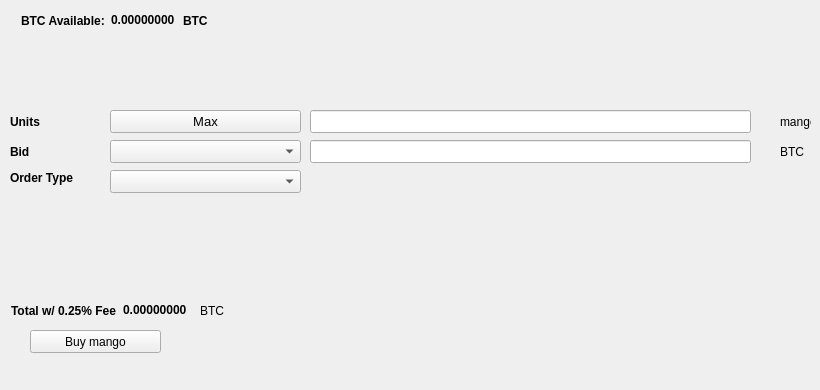
   <widget class="QWidget" name="BuyTab">
    <attribute name="title">
     <string>Buy</string>
    </attribute>
    <widget class="QPushButton" name="Buymango">
     <property name="geometry">
      <rect>
       <x>30</x>
       <y>330</y>
       <width>131</width>
       <height>23</height>
      </rect>
     </property>
     <property name="text">
      <string>Buy mango</string>
     </property>
     <property name="icon">
      <iconset resource="../mango.qrc">
       <normaloff>:/icons/bitcoin</normaloff>:/icons/bitcoin</iconset>
     </property>
    </widget>
    <widget class="QLabel" name="label_3">
     <property name="geometry">
      <rect>
       <x>10</x>
       <y>110</y>
       <width>46</width>
       <height>23</height>
      </rect>
     </property>
     <property name="font">
      <font>
       <weight>75</weight>
       <bold>true</bold>
      </font>
     </property>
     <property name="text">
      <string>Units</string>
     </property>
    </widget>
    <widget class="QLineEdit" name="UnitsInput">
     <property name="geometry">
      <rect>
       <x>310</x>
       <y>110</y>
       <width>441</width>
       <height>23</height>
      </rect>
     </property>
     <property name="font">
      <font>
       <pointsize>9</pointsize>
       <weight>75</weight>
       <bold>true</bold>
      </font>
     </property>
    </widget>
    <widget class="QLineEdit" name="BuyBidPriceEdit">
     <property name="geometry">
      <rect>
       <x>310</x>
       <y>140</y>
       <width>441</width>
       <height>23</height>
      </rect>
     </property>
     <property name="font">
      <font>
       <pointsize>9</pointsize>
       <weight>75</weight>
       <bold>true</bold>
      </font>
     </property>
    </widget>
    <widget class="QLabel" name="label_4">
     <property name="geometry">
      <rect>
       <x>780</x>
       <y>110</y>
       <width>31</width>
       <height>23</height>
      </rect>
     </property>
     <property name="text">
      <string>mango</string>
     </property>
    </widget>
    <widget class="QLabel" name="label_5">
     <property name="geometry">
      <rect>
       <x>780</x>
       <y>140</y>
       <width>31</width>
       <height>23</height>
      </rect>
     </property>
     <property name="text">
      <string>BTC</string>
     </property>
    </widget>
    <widget class="QLabel" name="label_6">
     <property name="geometry">
      <rect>
       <x>10</x>
       <y>140</y>
       <width>46</width>
       <height>23</height>
      </rect>
     </property>
     <property name="font">
      <font>
       <weight>75</weight>
       <bold>true</bold>
      </font>
     </property>
     <property name="text">
      <string>Bid</string>
     </property>
    </widget>
    <widget class="QLabel" name="label_7">
     <property name="geometry">
      <rect>
       <x>10</x>
       <y>170</y>
       <width>91</width>
       <height>16</height>
      </rect>
     </property>
     <property name="font">
      <font>
       <weight>75</weight>
       <bold>true</bold>
      </font>
     </property>
     <property name="text">
      <string>Order Type</string>
     </property>
    </widget>
    <widget class="QPushButton" name="Buy_Max_Amount">
     <property name="geometry">
      <rect>
       <x>110</x>
       <y>110</y>
       <width>191</width>
       <height>23</height>
      </rect>
     </property>
     <property name="font">
      <font>
       <pointsize>10</pointsize>
      </font>
     </property>
     <property name="text">
      <string>Max</string>
     </property>
    </widget>
    <widget class="QComboBox" name="BuyBidcomboBox">
     <property name="geometry">
      <rect>
       <x>110</x>
       <y>140</y>
       <width>191</width>
       <height>23</height>
      </rect>
     </property>
     <property name="font">
      <font>
       <pointsize>10</pointsize>
      </font>
     </property>
    </widget>
    <widget class="QComboBox" name="buyOrdertypeCombo">
     <property name="geometry">
      <rect>
       <x>110</x>
       <y>170</y>
       <width>191</width>
       <height>23</height>
      </rect>
     </property>
     <property name="font">
      <font>
       <pointsize>10</pointsize>
      </font>
     </property>
    </widget>
    <widget class="QWidget" name="layoutWidget1">
     <property name="geometry">
      <rect>
       <x>21</x>
       <y>11</y>
       <width>227</width>
       <height>19</height>
      </rect>
     </property>
     <layout class="QHBoxLayout" name="horizontalLayout_3">
      <item>
       <widget class="QLabel" name="label232">
        <property name="font">
         <font>
          <weight>75</weight>
          <bold>true</bold>
         </font>
        </property>
        <property name="text">
         <string>BTC Available:</string>
        </property>
       </widget>
      </item>
      <item>
       <widget class="QLabel" name="BtcAvailableLbl">
        <property name="palette">
         <palette>
          <active>
           <colorrole role="WindowText">
            <brush brushstyle="SolidPattern">
             <color alpha="255">
              <red>0</red>
              <green>0</green>
              <blue>0</blue>
             </color>
            </brush>
           </colorrole>
           <colorrole role="Button">
            <brush brushstyle="SolidPattern">
             <color alpha="255">
              <red>0</red>
              <green>170</green>
              <blue>0</blue>
             </color>
            </brush>
           </colorrole>
           <colorrole role="Light">
            <brush brushstyle="SolidPattern">
             <color alpha="255">
              <red>0</red>
              <green>255</green>
              <blue>0</blue>
             </color>
            </brush>
           </colorrole>
           <colorrole role="Midlight">
            <brush brushstyle="SolidPattern">
             <color alpha="255">
              <red>0</red>
              <green>212</green>
              <blue>0</blue>
             </color>
            </brush>
           </colorrole>
           <colorrole role="Dark">
            <brush brushstyle="SolidPattern">
             <color alpha="255">
              <red>0</red>
              <green>85</green>
              <blue>0</blue>
             </color>
            </brush>
           </colorrole>
           <colorrole role="Mid">
            <brush brushstyle="SolidPattern">
             <color alpha="255">
              <red>0</red>
              <green>113</green>
              <blue>0</blue>
             </color>
            </brush>
           </colorrole>
           <colorrole role="Text">
            <brush brushstyle="SolidPattern">
             <color alpha="255">
              <red>0</red>
              <green>170</green>
              <blue>0</blue>
             </color>
            </brush>
           </colorrole>
           <colorrole role="BrightText">
            <brush brushstyle="SolidPattern">
             <color alpha="255">
              <red>255</red>
              <green>255</green>
              <blue>255</blue>
             </color>
            </brush>
           </colorrole>
           <colorrole role="ButtonText">
            <brush brushstyle="SolidPattern">
             <color alpha="255">
              <red>0</red>
              <green>0</green>
              <blue>0</blue>
             </color>
            </brush>
           </colorrole>
           <colorrole role="Base">
            <brush brushstyle="SolidPattern">
             <color alpha="255">
              <red>255</red>
              <green>255</green>
              <blue>255</blue>
             </color>
            </brush>
           </colorrole>
           <colorrole role="Window">
            <brush brushstyle="SolidPattern">
             <color alpha="255">
              <red>0</red>
              <green>170</green>
              <blue>0</blue>
             </color>
            </brush>
           </colorrole>
           <colorrole role="Shadow">
            <brush brushstyle="SolidPattern">
             <color alpha="255">
              <red>0</red>
              <green>0</green>
              <blue>0</blue>
             </color>
            </brush>
           </colorrole>
           <colorrole role="AlternateBase">
            <brush brushstyle="SolidPattern">
             <color alpha="255">
              <red>127</red>
              <green>212</green>
              <blue>127</blue>
             </color>
            </brush>
           </colorrole>
           <colorrole role="ToolTipBase">
            <brush brushstyle="SolidPattern">
             <color alpha="255">
              <red>255</red>
              <green>255</green>
              <blue>220</blue>
             </color>
            </brush>
           </colorrole>
           <colorrole role="ToolTipText">
            <brush brushstyle="SolidPattern">
             <color alpha="255">
              <red>0</red>
              <green>0</green>
              <blue>0</blue>
             </color>
            </brush>
           </colorrole>
          </active>
          <inactive>
           <colorrole role="WindowText">
            <brush brushstyle="SolidPattern">
             <color alpha="255">
              <red>0</red>
              <green>0</green>
              <blue>0</blue>
             </color>
            </brush>
           </colorrole>
           <colorrole role="Button">
            <brush brushstyle="SolidPattern">
             <color alpha="255">
              <red>0</red>
              <green>170</green>
              <blue>0</blue>
             </color>
            </brush>
           </colorrole>
           <colorrole role="Light">
            <brush brushstyle="SolidPattern">
             <color alpha="255">
              <red>0</red>
              <green>255</green>
              <blue>0</blue>
             </color>
            </brush>
           </colorrole>
           <colorrole role="Midlight">
            <brush brushstyle="SolidPattern">
             <color alpha="255">
              <red>0</red>
              <green>212</green>
              <blue>0</blue>
             </color>
            </brush>
           </colorrole>
           <colorrole role="Dark">
            <brush brushstyle="SolidPattern">
             <color alpha="255">
              <red>0</red>
              <green>85</green>
              <blue>0</blue>
             </color>
            </brush>
           </colorrole>
           <colorrole role="Mid">
            <brush brushstyle="SolidPattern">
             <color alpha="255">
              <red>0</red>
              <green>113</green>
              <blue>0</blue>
             </color>
            </brush>
           </colorrole>
           <colorrole role="Text">
            <brush brushstyle="SolidPattern">
             <color alpha="255">
              <red>0</red>
              <green>170</green>
              <blue>0</blue>
             </color>
            </brush>
           </colorrole>
           <colorrole role="BrightText">
            <brush brushstyle="SolidPattern">
             <color alpha="255">
              <red>255</red>
              <green>255</green>
              <blue>255</blue>
             </color>
            </brush>
           </colorrole>
           <colorrole role="ButtonText">
            <brush brushstyle="SolidPattern">
             <color alpha="255">
              <red>0</red>
              <green>0</green>
              <blue>0</blue>
             </color>
            </brush>
           </colorrole>
           <colorrole role="Base">
            <brush brushstyle="SolidPattern">
             <color alpha="255">
              <red>255</red>
              <green>255</green>
              <blue>255</blue>
             </color>
            </brush>
           </colorrole>
           <colorrole role="Window">
            <brush brushstyle="SolidPattern">
             <color alpha="255">
              <red>0</red>
              <green>170</green>
              <blue>0</blue>
             </color>
            </brush>
           </colorrole>
           <colorrole role="Shadow">
            <brush brushstyle="SolidPattern">
             <color alpha="255">
              <red>0</red>
              <green>0</green>
              <blue>0</blue>
             </color>
            </brush>
           </colorrole>
           <colorrole role="AlternateBase">
            <brush brushstyle="SolidPattern">
             <color alpha="255">
              <red>127</red>
              <green>212</green>
              <blue>127</blue>
             </color>
            </brush>
           </colorrole>
           <colorrole role="ToolTipBase">
            <brush brushstyle="SolidPattern">
             <color alpha="255">
              <red>255</red>
              <green>255</green>
              <blue>220</blue>
             </color>
            </brush>
           </colorrole>
           <colorrole role="ToolTipText">
            <brush brushstyle="SolidPattern">
             <color alpha="255">
              <red>0</red>
              <green>0</green>
              <blue>0</blue>
             </color>
            </brush>
           </colorrole>
          </inactive>
          <disabled>
           <colorrole role="WindowText">
            <brush brushstyle="SolidPattern">
             <color alpha="255">
              <red>0</red>
              <green>85</green>
              <blue>0</blue>
             </color>
            </brush>
           </colorrole>
           <colorrole role="Button">
            <brush brushstyle="SolidPattern">
             <color alpha="255">
              <red>0</red>
              <green>170</green>
              <blue>0</blue>
             </color>
            </brush>
           </colorrole>
           <colorrole role="Light">
            <brush brushstyle="SolidPattern">
             <color alpha="255">
              <red>0</red>
              <green>255</green>
              <blue>0</blue>
             </color>
            </brush>
           </colorrole>
           <colorrole role="Midlight">
            <brush brushstyle="SolidPattern">
             <color alpha="255">
              <red>0</red>
              <green>212</green>
              <blue>0</blue>
             </color>
            </brush>
           </colorrole>
           <colorrole role="Dark">
            <brush brushstyle="SolidPattern">
             <color alpha="255">
              <red>0</red>
              <green>85</green>
              <blue>0</blue>
             </color>
            </brush>
           </colorrole>
           <colorrole role="Mid">
            <brush brushstyle="SolidPattern">
             <color alpha="255">
              <red>0</red>
              <green>113</green>
              <blue>0</blue>
             </color>
            </brush>
           </colorrole>
           <colorrole role="Text">
            <brush brushstyle="SolidPattern">
             <color alpha="255">
              <red>0</red>
              <green>85</green>
              <blue>0</blue>
             </color>
            </brush>
           </colorrole>
           <colorrole role="BrightText">
            <brush brushstyle="SolidPattern">
             <color alpha="255">
              <red>255</red>
              <green>255</green>
              <blue>255</blue>
             </color>
            </brush>
           </colorrole>
           <colorrole role="ButtonText">
            <brush brushstyle="SolidPattern">
             <color alpha="255">
              <red>0</red>
              <green>85</green>
              <blue>0</blue>
             </color>
            </brush>
           </colorrole>
           <colorrole role="Base">
            <brush brushstyle="SolidPattern">
             <color alpha="255">
              <red>0</red>
              <green>170</green>
              <blue>0</blue>
             </color>
            </brush>
           </colorrole>
           <colorrole role="Window">
            <brush brushstyle="SolidPattern">
             <color alpha="255">
              <red>0</red>
              <green>170</green>
              <blue>0</blue>
             </color>
            </brush>
           </colorrole>
           <colorrole role="Shadow">
            <brush brushstyle="SolidPattern">
             <color alpha="255">
              <red>0</red>
              <green>0</green>
              <blue>0</blue>
             </color>
            </brush>
           </colorrole>
           <colorrole role="AlternateBase">
            <brush brushstyle="SolidPattern">
             <color alpha="255">
              <red>0</red>
              <green>170</green>
              <blue>0</blue>
             </color>
            </brush>
           </colorrole>
           <colorrole role="ToolTipBase">
            <brush brushstyle="SolidPattern">
             <color alpha="255">
              <red>255</red>
              <green>255</green>
              <blue>220</blue>
             </color>
            </brush>
           </colorrole>
           <colorrole role="ToolTipText">
            <brush brushstyle="SolidPattern">
             <color alpha="255">
              <red>0</red>
              <green>0</green>
              <blue>0</blue>
             </color>
            </brush>
           </colorrole>
          </disabled>
         </palette>
        </property>
        <property name="font">
         <font>
          <weight>75</weight>
          <bold>true</bold>
         </font>
        </property>
        <property name="text">
         <string>0.00000000</string>
        </property>
        <property name="textInteractionFlags">
         <set>Qt::LinksAccessibleByMouse|Qt::TextSelectableByKeyboard|Qt::TextSelectableByMouse</set>
        </property>
       </widget>
      </item>
      <item>
       <widget class="QLabel" name="BtcAvailableLbl_2">
        <property name="font">
         <font>
          <weight>75</weight>
          <bold>true</bold>
         </font>
        </property>
        <property name="text">
         <string>BTC</string>
        </property>
       </widget>
      </item>
     </layout>
    </widget>
    <widget class="QWidget" name="layoutWidge2">
     <property name="geometry">
      <rect>
       <x>11</x>
       <y>301</y>
       <width>259</width>
       <height>19</height>
      </rect>
     </property>
     <layout class="QHBoxLayout" name="horizontalLayout_4">
      <item>
       <widget class="QLabel" name="label_9">
        <property name="font">
         <font>
          <weight>75</weight>
          <bold>true</bold>
         </font>
        </property>
        <property name="text">
         <string>Total w/ 0.25% Fee</string>
        </property>
       </widget>
      </item>
      <item>
       <widget class="QLabel" name="BuyCostLabel">
        <property name="palette">
         <palette>
          <active>
           <colorrole role="WindowText">
            <brush brushstyle="SolidPattern">
             <color alpha="255">
              <red>0</red>
              <green>0</green>
              <blue>0</blue>
             </color>
            </brush>
           </colorrole>
           <colorrole role="Button">
            <brush brushstyle="SolidPattern">
             <color alpha="255">
              <red>0</red>
              <green>170</green>
              <blue>0</blue>
             </color>
            </brush>
           </colorrole>
           <colorrole role="Light">
            <brush brushstyle="SolidPattern">
             <color alpha="255">
              <red>0</red>
              <green>255</green>
              <blue>0</blue>
             </color>
            </brush>
           </colorrole>
           <colorrole role="Midlight">
            <brush brushstyle="SolidPattern">
             <color alpha="255">
              <red>0</red>
              <green>212</green>
              <blue>0</blue>
             </color>
            </brush>
           </colorrole>
           <colorrole role="Dark">
            <brush brushstyle="SolidPattern">
             <color alpha="255">
              <red>0</red>
              <green>85</green>
              <blue>0</blue>
             </color>
            </brush>
           </colorrole>
           <colorrole role="Mid">
            <brush brushstyle="SolidPattern">
             <color alpha="255">
              <red>0</red>
              <green>113</green>
              <blue>0</blue>
             </color>
            </brush>
           </colorrole>
           <colorrole role="Text">
            <brush brushstyle="SolidPattern">
             <color alpha="255">
              <red>0</red>
              <green>170</green>
              <blue>0</blue>
             </color>
            </brush>
           </colorrole>
           <colorrole role="BrightText">
            <brush brushstyle="SolidPattern">
             <color alpha="255">
              <red>255</red>
              <green>255</green>
              <blue>255</blue>
             </color>
            </brush>
           </colorrole>
           <colorrole role="ButtonText">
            <brush brushstyle="SolidPattern">
             <color alpha="255">
              <red>0</red>
              <green>0</green>
              <blue>0</blue>
             </color>
            </brush>
           </colorrole>
           <colorrole role="Base">
            <brush brushstyle="SolidPattern">
             <color alpha="255">
              <red>255</red>
              <green>255</green>
              <blue>255</blue>
             </color>
            </brush>
           </colorrole>
           <colorrole role="Window">
            <brush brushstyle="SolidPattern">
             <color alpha="255">
              <red>0</red>
              <green>170</green>
              <blue>0</blue>
             </color>
            </brush>
           </colorrole>
           <colorrole role="Shadow">
            <brush brushstyle="SolidPattern">
             <color alpha="255">
              <red>0</red>
              <green>0</green>
              <blue>0</blue>
             </color>
            </brush>
           </colorrole>
           <colorrole role="AlternateBase">
            <brush brushstyle="SolidPattern">
             <color alpha="255">
              <red>127</red>
              <green>212</green>
              <blue>127</blue>
             </color>
            </brush>
           </colorrole>
           <colorrole role="ToolTipBase">
            <brush brushstyle="SolidPattern">
             <color alpha="255">
              <red>255</red>
              <green>255</green>
              <blue>220</blue>
             </color>
            </brush>
           </colorrole>
           <colorrole role="ToolTipText">
            <brush brushstyle="SolidPattern">
             <color alpha="255">
              <red>0</red>
              <green>0</green>
              <blue>0</blue>
             </color>
            </brush>
           </colorrole>
          </active>
          <inactive>
           <colorrole role="WindowText">
            <brush brushstyle="SolidPattern">
             <color alpha="255">
              <red>0</red>
              <green>0</green>
              <blue>0</blue>
             </color>
            </brush>
           </colorrole>
           <colorrole role="Button">
            <brush brushstyle="SolidPattern">
             <color alpha="255">
              <red>0</red>
              <green>170</green>
              <blue>0</blue>
             </color>
            </brush>
           </colorrole>
           <colorrole role="Light">
            <brush brushstyle="SolidPattern">
             <color alpha="255">
              <red>0</red>
              <green>255</green>
              <blue>0</blue>
             </color>
            </brush>
           </colorrole>
           <colorrole role="Midlight">
            <brush brushstyle="SolidPattern">
             <color alpha="255">
              <red>0</red>
              <green>212</green>
              <blue>0</blue>
             </color>
            </brush>
           </colorrole>
           <colorrole role="Dark">
            <brush brushstyle="SolidPattern">
             <color alpha="255">
              <red>0</red>
              <green>85</green>
              <blue>0</blue>
             </color>
            </brush>
           </colorrole>
           <colorrole role="Mid">
            <brush brushstyle="SolidPattern">
             <color alpha="255">
              <red>0</red>
              <green>113</green>
              <blue>0</blue>
             </color>
            </brush>
           </colorrole>
           <colorrole role="Text">
            <brush brushstyle="SolidPattern">
             <color alpha="255">
              <red>0</red>
              <green>170</green>
              <blue>0</blue>
             </color>
            </brush>
           </colorrole>
           <colorrole role="BrightText">
            <brush brushstyle="SolidPattern">
             <color alpha="255">
              <red>255</red>
              <green>255</green>
              <blue>255</blue>
             </color>
            </brush>
           </colorrole>
           <colorrole role="ButtonText">
            <brush brushstyle="SolidPattern">
             <color alpha="255">
              <red>0</red>
              <green>0</green>
              <blue>0</blue>
             </color>
            </brush>
           </colorrole>
           <colorrole role="Base">
            <brush brushstyle="SolidPattern">
             <color alpha="255">
              <red>255</red>
              <green>255</green>
              <blue>255</blue>
             </color>
            </brush>
           </colorrole>
           <colorrole role="Window">
            <brush brushstyle="SolidPattern">
             <color alpha="255">
              <red>0</red>
              <green>170</green>
              <blue>0</blue>
             </color>
            </brush>
           </colorrole>
           <colorrole role="Shadow">
            <brush brushstyle="SolidPattern">
             <color alpha="255">
              <red>0</red>
              <green>0</green>
              <blue>0</blue>
             </color>
            </brush>
           </colorrole>
           <colorrole role="AlternateBase">
            <brush brushstyle="SolidPattern">
             <color alpha="255">
              <red>127</red>
              <green>212</green>
              <blue>127</blue>
             </color>
            </brush>
           </colorrole>
           <colorrole role="ToolTipBase">
            <brush brushstyle="SolidPattern">
             <color alpha="255">
              <red>255</red>
              <green>255</green>
              <blue>220</blue>
             </color>
            </brush>
           </colorrole>
           <colorrole role="ToolTipText">
            <brush brushstyle="SolidPattern">
             <color alpha="255">
              <red>0</red>
              <green>0</green>
              <blue>0</blue>
             </color>
            </brush>
           </colorrole>
          </inactive>
          <disabled>
           <colorrole role="WindowText">
            <brush brushstyle="SolidPattern">
             <color alpha="255">
              <red>0</red>
              <green>85</green>
              <blue>0</blue>
             </color>
            </brush>
           </colorrole>
           <colorrole role="Button">
            <brush brushstyle="SolidPattern">
             <color alpha="255">
              <red>0</red>
              <green>170</green>
              <blue>0</blue>
             </color>
            </brush>
           </colorrole>
           <colorrole role="Light">
            <brush brushstyle="SolidPattern">
             <color alpha="255">
              <red>0</red>
              <green>255</green>
              <blue>0</blue>
             </color>
            </brush>
           </colorrole>
           <colorrole role="Midlight">
            <brush brushstyle="SolidPattern">
             <color alpha="255">
              <red>0</red>
              <green>212</green>
              <blue>0</blue>
             </color>
            </brush>
           </colorrole>
           <colorrole role="Dark">
            <brush brushstyle="SolidPattern">
             <color alpha="255">
              <red>0</red>
              <green>85</green>
              <blue>0</blue>
             </color>
            </brush>
           </colorrole>
           <colorrole role="Mid">
            <brush brushstyle="SolidPattern">
             <color alpha="255">
              <red>0</red>
              <green>113</green>
              <blue>0</blue>
             </color>
            </brush>
           </colorrole>
           <colorrole role="Text">
            <brush brushstyle="SolidPattern">
             <color alpha="255">
              <red>0</red>
              <green>85</green>
              <blue>0</blue>
             </color>
            </brush>
           </colorrole>
           <colorrole role="BrightText">
            <brush brushstyle="SolidPattern">
             <color alpha="255">
              <red>255</red>
              <green>255</green>
              <blue>255</blue>
             </color>
            </brush>
           </colorrole>
           <colorrole role="ButtonText">
            <brush brushstyle="SolidPattern">
             <color alpha="255">
              <red>0</red>
              <green>85</green>
              <blue>0</blue>
             </color>
            </brush>
           </colorrole>
           <colorrole role="Base">
            <brush brushstyle="SolidPattern">
             <color alpha="255">
              <red>0</red>
              <green>170</green>
              <blue>0</blue>
             </color>
            </brush>
           </colorrole>
           <colorrole role="Window">
            <brush brushstyle="SolidPattern">
             <color alpha="255">
              <red>0</red>
              <green>170</green>
              <blue>0</blue>
             </color>
            </brush>
           </colorrole>
           <colorrole role="Shadow">
            <brush brushstyle="SolidPattern">
             <color alpha="255">
              <red>0</red>
              <green>0</green>
              <blue>0</blue>
             </color>
            </brush>
           </colorrole>
           <colorrole role="AlternateBase">
            <brush brushstyle="SolidPattern">
             <color alpha="255">
              <red>0</red>
              <green>170</green>
              <blue>0</blue>
             </color>
            </brush>
           </colorrole>
           <colorrole role="ToolTipBase">
            <brush brushstyle="SolidPattern">
             <color alpha="255">
              <red>255</red>
              <green>255</green>
              <blue>220</blue>
             </color>
            </brush>
           </colorrole>
           <colorrole role="ToolTipText">
            <brush brushstyle="SolidPattern">
             <color alpha="255">
              <red>0</red>
              <green>0</green>
              <blue>0</blue>
             </color>
            </brush>
           </colorrole>
          </disabled>
         </palette>
        </property>
        <property name="font">
         <font>
          <weight>75</weight>
          <bold>true</bold>
         </font>
        </property>
        <property name="autoFillBackground">
         <bool>false</bool>
        </property>
        <property name="text">
         <string>0.00000000</string>
        </property>
        <property name="textInteractionFlags">
         <set>Qt::LinksAccessibleByMouse|Qt::TextSelectableByMouse</set>
        </property>
       </widget>
      </item>
      <item>
       <widget class="QLabel" name="label_10">
        <property name="font">
         <font>
          <weight>50</weight>
          <bold>false</bold>
         </font>
        </property>
        <property name="text">
         <string>BTC</string>
        </property>
       </widget>
      </item>
     </layout>
    </widget>
    <widget class="QLabel" name="label_24">
     <property name="geometry">
      <rect>
       <x>460</x>
       <y>300</y>
       <width>281</width>
       <height>81</height>
      </rect>
     </property>
     <property name="text">
      <string/>
     </property>
     <property name="pixmap">
      <pixmap>:/images/bittrex</pixmap>
     </property>
    </widget>
   </widget>
